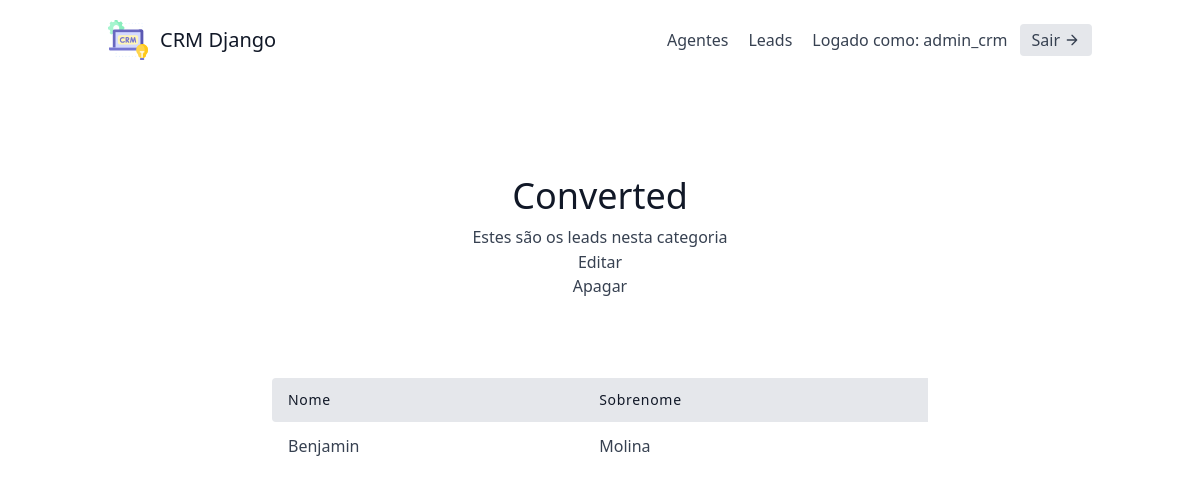
Before: /leads/categories/2/ (signed in) with the older database file.
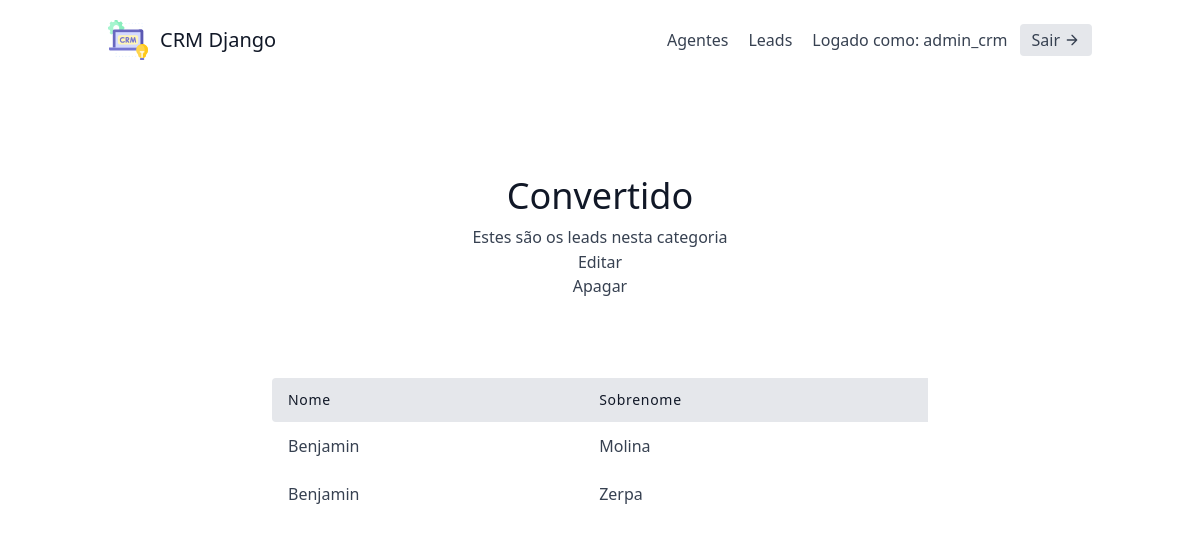
After: the same page with the newer database file.
### leads/models.py (models this page shows, shortened)
class Category(models.Model):
    name = models.CharField(max_length=30)  # New, Contacted, Converted, Unconverted
    organisation = models.ForeignKey(UserProfile, on_delete=models.CASCADE)

class Lead(models.Model):
    first_name = models.CharField(max_length=20)
    last_name = models.CharField(max_length=20)
    age = models.IntegerField(default=0)
    organisation = models.ForeignKey(UserProfile, on_delete=models.CASCADE)
    agent = models.ForeignKey("Agent", null=True, blank=True, on_delete=models.SET_NULL)
    category = models.ForeignKey("Category", related_name="leads", null=True, blank=True, on_delete=models.SET_NULL)
    description = models.TextField()
    date_added = models.DateTimeField(auto_now_add=True)
    phone_number = models.CharField(max_length=20)
    email = models.EmailField()
    profile_picture = models.ImageField(null=True, blank=True, upload_to="profile_pictures/")
    converted_date = models.DateTimeField(null=True, blank=True)
    objects = LeadManager()

### leads/views.py (the view)
# urls.py: path('categories/<int:pk>/', CategoryDetailView.as_view(),
class CategoryDetailView(LoginRequiredMixin, generic.DetailView):
    template_name = "leads/category_detail.html"
    context_object_name = "category"
    def get_queryset(self):
        user = self.request.user
        if user.is_organisor:
            queryset = Category.objects.filter(
                organisation=user.userprofile
            )
        else:
            queryset = Category.objects.filter(
                organisation=user.agent.organisation
            )
        return queryset

### leads/models.py (called while the page is built)
    def get_queryset(self):
        return super().get_queryset()

### leads/templates/leads/category_detail.html
{% extends "base.html" %}
{% block content %}
<section class="text-gray-700 body-font">
    <div class="container px-5 py-24 mx-auto">
      <div class="flex flex-col text-center w-full mb-20">
        <h1 class="sm:text-4xl text-3xl font-medium title-font mb-2 text-gray-900">
            {{ category.name }}
        </h1>
        <p class="lg:w-2/3 mx-auto leading-relaxed text-base">
          Estes são os leads nesta categoria
        </p>
        <a href="{% url 'leads:category-update' category.pk %}" class="hover:text-blue-500">Editar</a>
        <a href="{% url 'leads:category-delete' category.pk %}" class="hover:text-blue-500">Apagar</a>
      </div>
      <div class="lg:w-2/3 w-full mx-auto overflow-auto">
        <table class="table-auto w-full text-left whitespace-no-wrap">
          <thead>
            <tr>
                <th class="px-4 py-3 title-font tracking-wider font-medium text-gray-900 text-sm bg-gray-200 rounded-tl rounded-bl">
                    Nome
                </th>
                <th class="px-4 py-3 title-font tracking-wider font-medium text-gray-900 text-sm bg-gray-200">
                    Sobrenome
                </th>
            </tr>
          </thead>
          <tbody>
            {% for lead in category.leads.all %}
                <tr>
                    <td class="px-4 py-3">
                      <a class="hover:text-blue-500" href="{% url 'leads:lead-detail' lead.pk %}">{{ lead.first_name }}</a>
                    </td>
                    <td class="px-4 py-3">{{ lead.last_name }}</td>
                </tr>
            {% endfor %}
          </tbody>
        </table>
      </div>
    </div>
  </section>
{% endblock content %}

Changed rows visible on the page:
changed Category: name "Converted" → "Convertido"
added Lead: first_name "Benjamin", last_name "Zerpa"
